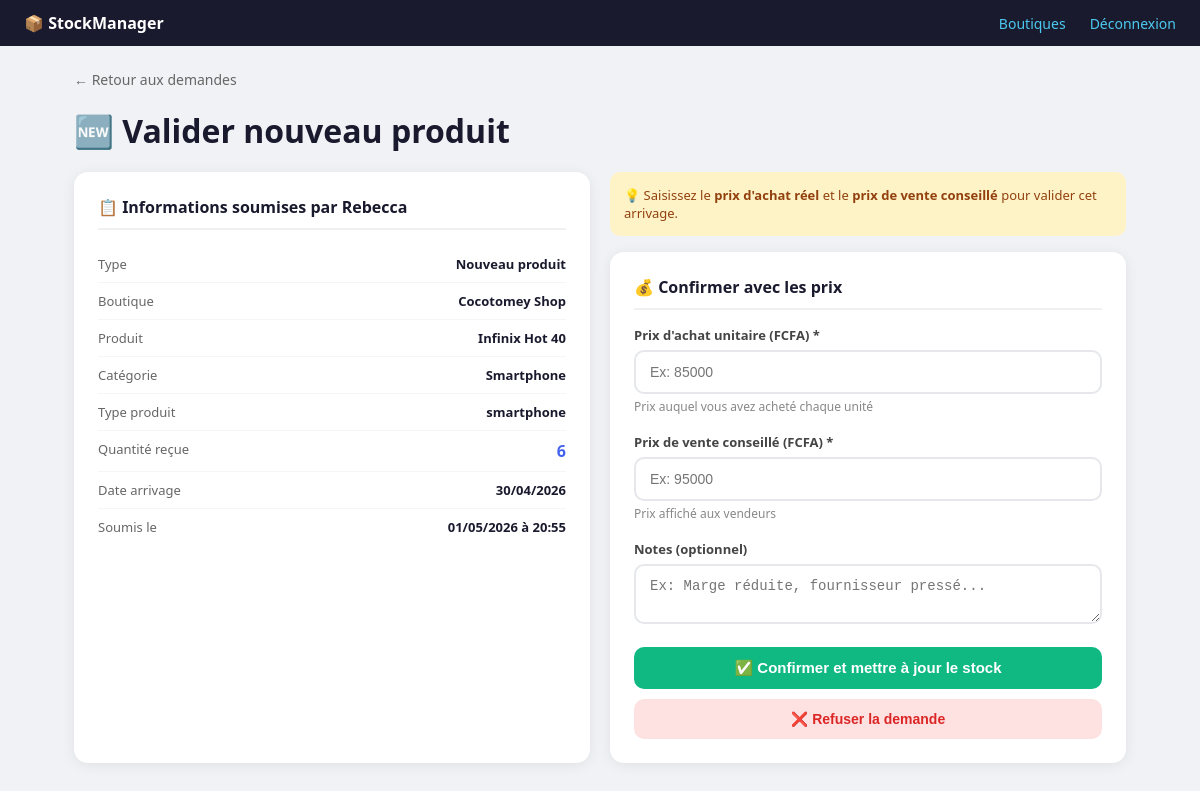
The page /demandes/1/ (signed in) on the database its author committed.
### stock/models.py (models this page shows, shortened)
class DemandeArrivage(models.Model):
    STATUT_CHOICES = [
        ('en_attente', 'En attente'),
        ('confirme', 'Confirmé'),
        ('refuse', 'Refusé'),
    ]
    TYPE_CHOICES = [
        ('arrivage', 'Arrivage stock existant'),
        ('nouveau_produit', 'Nouveau produit'),
    ]
    boutique = models.ForeignKey(Boutique, on_delete=models.CASCADE, related_name='demandes')
    employe = models.ForeignKey(User, on_delete=models.CASCADE, related_name='demandes')
    type_demande = models.CharField(max_length=20, choices=TYPE_CHOICES, default='arrivage')
    statut = models.CharField(max_length=20, choices=STATUT_CHOICES, default='en_attente')
    date_creation = models.DateTimeField(auto_now_add=True)
    date_traitement = models.DateTimeField(null=True, blank=True)
    stock = models.ForeignKey(
        StockBoutique, on_delete=models.SET_NULL,
        null=True, blank=True, related_name='demandes'
    )
    nom_produit = models.CharField(max_length=200, blank=True)
    marque = models.ForeignKey(
        Marque, on_delete=models.SET_NULL,
        null=True, blank=True
    )
    categorie = models.ForeignKey(
        Categorie, on_delete=models.SET_NULL,
        null=True, blank=True
    )
    type_produit = models.CharField(max_length=20, blank=True)
    quantite = models.PositiveIntegerField(default=0)
    date_arrivage = models.DateField(null=True, blank=True)
    notes = models.TextField(blank=True)
    imeis_json = models.TextField(blank=True, default='[]')
    prix_achat = models.DecimalField(
        max_digits=10, decimal_places=0,
        null=True, blank=True
    )
    prix_vente_suggere = models.DecimalField(
        max_digits=10, decimal_places=0,
        null=True, blank=True
    )
    notes_patron = models.TextField(blank=True)
    class Meta:
        ordering = ['-date_creation']
        verbose_name = "Demande d'arrivage"
    @property
    def imeis_list(self):
        import json
        try:
            return json.loads(self.imeis_json)
        except Exception:
            return []

class Boutique(models.Model):
    nom = models.CharField(max_length=100)
    adresse = models.CharField(max_length=255, blank=True)
    telephone = models.CharField(max_length=20, blank=True)
    proprietaire = models.ForeignKey(
        User,
        on_delete=models.CASCADE,
        related_name='boutiques'
    )
    date_creation = models.DateTimeField(auto_now_add=True)
    est_active = models.BooleanField(default=True)
    class Meta:
        verbose_name = "Boutique"
        ordering = ['nom']

class Marque(models.Model):
    nom = models.CharField(max_length=50, unique=True)
    logo = models.ImageField(upload_to='marques/', blank=True, null=True)
    def __str__(self):
        return self.nom

class Categorie(models.Model):
    nom = models.CharField(max_length=50, unique=True)
    def __str__(self):
        return self.nom

### stock/views.py (the view, shortened to what this page needs)
# urls.py: path('demandes/<int:demande_id>/', views.demande_traiter, name='demande_traiter'),
@login_required
@proprietaire_requis
def demande_traiter(request, demande_id):
    boutiques = Boutique.objects.filter(proprietaire=request.user)
    demande = get_object_or_404(DemandeArrivage, id=demande_id, boutique__in=boutiques)
    return render(request, 'stock/demande_traiter.html', {
        'demande': demande,
    })

### stock/context_processors.py (called while the page is built)
def demandes_en_attente(request):
    if not request.user.is_authenticated:
        return {}
    try:
        if request.user.profil.est_proprietaire:
            boutiques = Boutique.objects.filter(proprietaire=request.user)
            nb = DemandeArrivage.objects.filter(
                boutique__in=boutiques,
                statut='en_attente'
            ).count()
            return {'nb_demandes_attente': nb}
    except Exception:
        pass
    return {'nb_demandes_attente': 0}

### stock/models.py (called while the page is built)
    @property
    def est_proprietaire(self):
        return self.role == 'proprietaire'

### stock/views.py (called while the page is built)
def proprietaire_requis(view_func):
    @wraps(view_func)
    def wrapper(request, *args, **kwargs):
        try:
            profil = request.user.profil
        except Exception:
            raise PermissionDenied
        if not profil.est_proprietaire:
            messages.error(request, "Accès réservé au propriétaire.")
            return redirect('pos')  # L'employé atterrit sur la caisse
        return view_func(request, *args, **kwargs)
    return wrapper

### stock/templates/stock/demande_traiter.html (shortened to what this page needs)
{% extends 'stock/base.html' %}
{% block content %}
<a href="{% url 'demandes_liste' %}" style="color:#666; font-size:14px; text-decoration:none; display:block; margin-bottom:20px;">← Retour aux demandes</a>
<h1 style="margin-bottom:20px;">
    {% if demande.type_demande == 'nouveau_produit' %}🆕 Valider nouveau produit{% else %}📥 Valider arrivage{% endif %}
</h1>
<div class="layout">
    <div class="card">
        <h2>📋 Informations soumises par {{ demande.employe.username }}</h2>
        <div class="info-row">
            <span class="lbl">Type</span>
            <span class="val">{{ demande.get_type_demande_display }}</span>
        </div>
        <div class="info-row">
            <span class="lbl">Boutique</span>
            <span class="val">{{ demande.boutique.nom }}</span>
        </div>
        <div class="info-row">
            <span class="lbl">Produit</span>
            <span class="val">
                {% if demande.type_demande == 'nouveau_produit' %}
                    {{ demande.marque }} {{ demande.nom_produit }}
                {% else %}
                    {{ demande.stock.produit }}
                {% endif %}
            </span>
        </div>
        {% if demande.type_demande == 'nouveau_produit' %}
        <div class="info-row">
            <span class="lbl">Catégorie</span>
            <span class="val">{{ demande.categorie }}</span>
        </div>
        <div class="info-row">
            <span class="lbl">Type produit</span>
            <span class="val">{{ demande.type_produit }}</span>
        </div>
        {% endif %}
        <div class="info-row">
            <span class="lbl">Quantité reçue</span>
            <span class="val" style="color:#4361ee; font-size:16px;">{{ demande.quantite }}</span>
        </div>
        <div class="info-row">
            <span class="lbl">Date arrivage</span>
            <span class="val">{{ demande.date_arrivage|date:"d/m/Y"|default:"—" }}</span>
        </div>
        <div class="info-row">
            <span class="lbl">Soumis le</span>
            <span class="val">{{ demande.date_creation|date:"d/m/Y à H:i" }}</span>
        </div>
    </div>
    <div>
        <div class="alerte-box">
            💡 Saisissez le <strong>prix d'achat réel</strong> et le <strong>prix de vente conseillé</strong> pour valider cet arrivage.
        </div>
        <div class="card">
            <h2>💰 Confirmer avec les prix</h2>
            <form method="post">
                <div class="form-group">
                    <label>Prix d'achat unitaire (FCFA) *</label>
                    <input type="number" name="prix_achat" placeholder="Ex: 85000" required min="0">
                    <small>Prix auquel vous avez acheté chaque unité</small>
                </div>
                <div class="form-group">
                    <label>Prix de vente conseillé (FCFA) *</label>
                    <input type="number" name="prix_vente_suggere" placeholder="Ex: 95000" required min="0">
                    <small>Prix affiché aux vendeurs</small>
                </div>
                <div class="form-group">
                    <label>Notes (optionnel)</label>
                    <textarea name="notes_patron" rows="2" placeholder="Ex: Marge réduite, fournisseur pressé..."></textarea>
                </div>
                <button type="submit" class="btn btn-success">✅ Confirmer et mettre à jour le stock</button>
            </form>
            <form method="post" style="margin-top:0;" onsubmit="return confirm('Refuser cette demande ?')">
                <button type="submit" class="btn btn-danger">❌ Refuser la demande</button>
            </form>
        </div>
    </div>
</div>
{% endblock %}

### stock/templates/stock/base.html (style rules this page uses)
* { box-sizing: border-box; margin: 0; padding: 0; }
body { font-family: 'Segoe UI', sans-serif; background: #f0f2f5; color: #1a1a2e; }

### stock/templates/stock/demande_traiter.html (style rules this page uses)
.layout { display:grid; grid-template-columns:1fr 1fr; gap:20px; }
.card { background:white; border-radius:14px; padding:24px; box-shadow:0 2px 14px rgba(0,0,0,.07); }
.card h2 { font-size:16px; font-weight:700; margin-bottom:16px; padding-bottom:10px; border-bottom:2px solid #f0f0f0; }
.info-row { display:flex; justify-content:space-between; padding:9px 0; border-bottom:1px solid #f5f5f5; font-size:13px; }
.info-row:last-child { border-bottom:none; }
.info-row .lbl { color:#666; }
.info-row .val { font-weight:600; }
.form-group { margin-bottom:18px; }
.form-group label { display:block; font-size:13px; font-weight:600; margin-bottom:6px; color:#444; }
.form-group input, .form-group textarea { width:100%; padding:12px 14px; border:2px solid #e5e7eb; border-radius:10px; font-size:14px; }
.form-group small { font-size:12px; color:#888; margin-top:4px; display:block; }
.btn { padding:12px 24px; border:none; border-radius:10px; font-size:14px; font-weight:600; cursor:pointer; }
.btn-success { background:#10b981; color:white; width:100%; margin-bottom:10px; font-size:15px; }
.btn-danger { background:#fee2e2; color:#dc2626; width:100%; }
.alerte-box { background:#fef3c7; border-radius:10px; padding:14px; margin-bottom:16px; font-size:13px; color:#92400e; }

### rows shown on the page
DemandeArrivage: employe.username "Rebecca", type_demande "Nouveau produit", boutique.nom "Cocotomey Shop", marque "Infinix", nom_produit "Hot 40", categorie "Smartphone", type_produit "smartphone", quantite "6", date_arrivage "30/04/2026", date_creation "01/05/2026 à 20:55"
